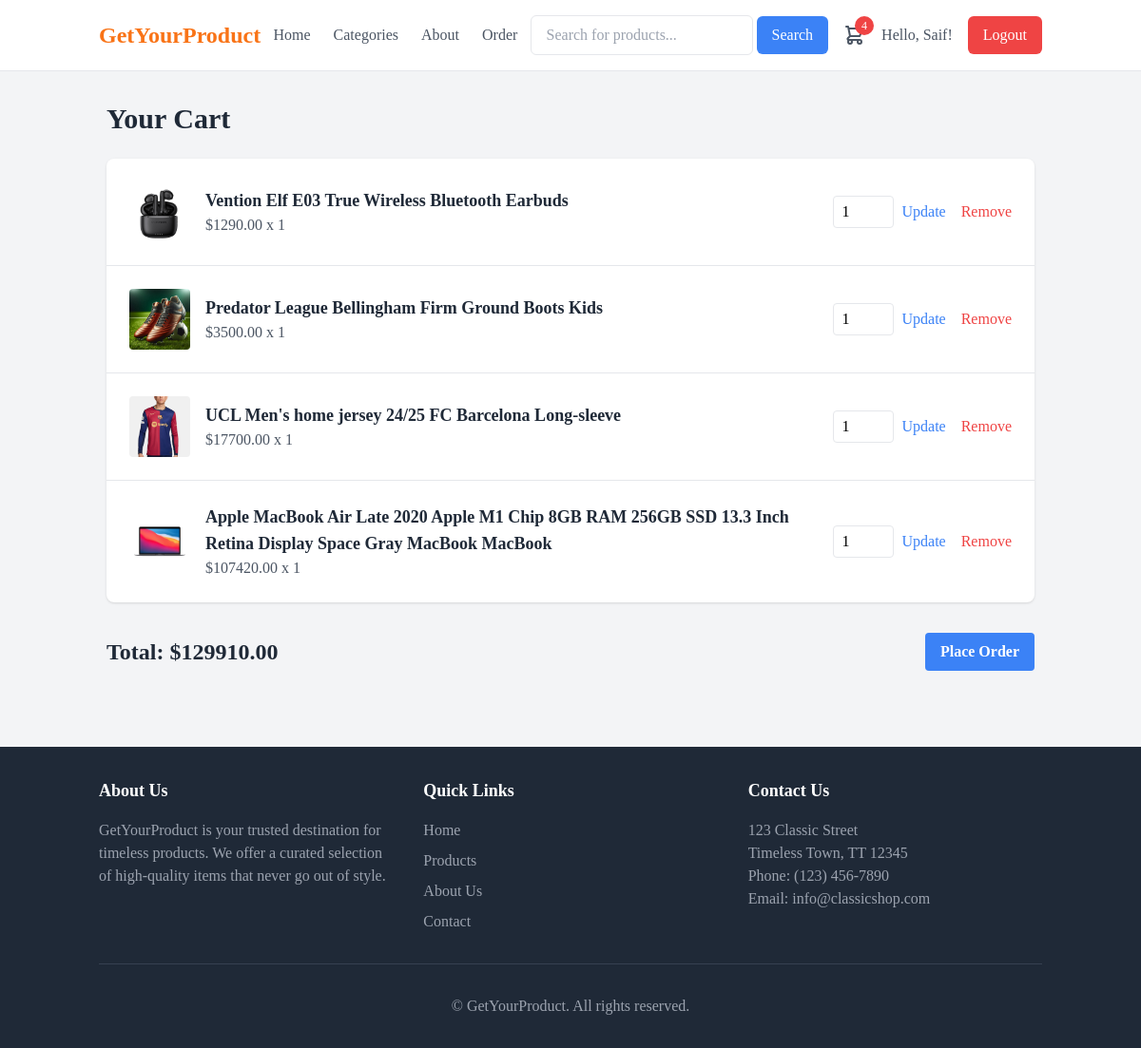
/cart/ (signed in), run on the app's committed database.
### products/models.py (models this page shows, shortened)
class CartItem(models.Model):
    cart = models.ForeignKey(Cart, on_delete=models.CASCADE)
    product = models.ForeignKey(Product, on_delete=models.CASCADE)
    quantity = models.IntegerField(default=1)

class Product(models.Model):
    name = models.CharField(max_length=200)
    description = RichTextField()
    price = models.DecimalField(max_digits=10, decimal_places=2)
    image = models.ImageField(upload_to='product_images/')
    stock = models.IntegerField(default=0)
    category = models.ForeignKey(Category, on_delete=models.SET_NULL, null=True, related_name="products")

### products/views.py (the view)
# urls.py: path('cart/', views.cart_detail, name='cart_detail'),
@login_required
def cart_detail(request):
    cart, _ = Cart.objects.get_or_create(user=request.user)
    cart_items = CartItem.objects.filter(cart=cart)
    total_price = sum(item.product.price * item.quantity for item in cart_items)
    return render(request, 'products/cart_detail.html', {
        'cart_items': cart_items,
        'total_price': total_price,
        'cart_item_count': cart_items.count(),
    })

### templates/products/cart_detail.html (shortened to what this page needs)
{% load static %}
<!DOCTYPE html>
<html lang="en">
<head>
    <script src="https://cdn.tailwindcss.com"></script>
</head>
<body class="bg-gray-100 font-serif">
    <header x-data="{ open: false }" class="bg-white border-b border-gray-200">
        <div class="container mx-auto px-4 py-4">
            <div class="flex items-center justify-between">
                <a href="{% url 'product_list' %}" class="text-lg sm:text-xl md:text-2xl font-bold text-orange-500 text-gray-800">GetYourProduct</a>
                <nav class="hidden md:flex space-x-6">
                    <a href="{% url 'product_list' %}" class="text-gray-600 hover:text-gray-800">Home</a>
                    <a href="#" class="text-gray-600 hover:text-gray-800">Categories</a>
                    <a href="{% url 'about' %}" class="text-gray-600 hover:text-gray-800">About</a>
                    <a href="{% url 'order_history' %}" class="text-gray-600 hover:text-gray-800">Order</a>
                </nav>
                <div class="flex items-center space-x-4">
                    <form method="get" action="{% url 'product_list' %}" class="hidden md:block">
                        <input type="text" name="query" value="{{ query }}" placeholder="Search for products..." class="px-4 py-2 border rounded-md focus:outline-none focus:ring-2 focus:ring-blue-500">
                        <button type="submit" class="bg-blue-500 text-white px-4 py-2 rounded-md hover:bg-blue-600">Search</button>
                    </form>
                    <a href="{% url 'cart_detail' %}" class="text-gray-600 hover:text-gray-800 relative">
                        <span class="absolute -top-2 -right-2 bg-red-500 text-white rounded-full w-5 h-5 flex items-center justify-center text-xs">{{ cart_item_count }}</span>
                    </a>
                    {% if user.is_authenticated %}
                        <span class="text-gray-600">Hello, <a href="{% url 'profile_view' %}">{{ user.username }}!</a></span>
                        <a href="{% url 'logout' %}" class="hidden md:flex space-x-6 bg-red-500 text-white px-4 py-2 rounded-md hover:bg-red-600 transition-colors duration-300">Logout</a>
                    {% else %}
                        <a href="{% url 'login' %}" class="hidden md:flex space-x-6 bg-blue-500 text-white px-4 py-2 rounded-md hover:bg-blue-600 transition-colors duration-300">Login</a>
                    {% endif %}
                </div>
            </div>
        </div>
    </header>
    <main class="flex-grow container mx-auto px-6 py-8">
        <h2 class="text-3xl font-bold text-gray-800 mb-6">Your Cart</h2>
        {% if cart_items %}
            <div class="bg-white rounded-lg shadow overflow-hidden">
                <ul class="divide-y divide-gray-200">
                    {% for item in cart_items %}
                        <li class="p-6 flex items-center justify-between">
                            <div class="flex items-center space-x-4">
                                <img src="{{ item.product.image.url }}" alt="{{ item.product.name }}" class="w-16 h-16 object-cover rounded">
                                <div>
                                    <h3 class="text-lg font-semibold text-gray-800">{{ item.product.name }}</h3>
                                    <p class="text-gray-600">${{ item.product.price }} x {{ item.quantity }}</p>
                                </div>
                            </div>
                            <div class="flex items-center space-x-4">
                                <form method="post" action="{% url 'update_cart_item' item.id %}" class="flex items-center space-x-2">
                                    <input type="number" name="quantity" value="{{ item.quantity }}" min="1" class="w-16 px-2 py-1 border rounded">
                                    <button type="submit" class="text-blue-500 hover:text-blue-700">Update</button>
                                </form>
                                <a href="{% url 'remove_from_cart' item.id %}" class="text-red-500 hover:text-red-700">Remove</a>
                            </div>
                        </li>
                    {% endfor %}
                </ul>
            </div>
            <div class="mt-8 flex justify-between items-center">
                <p class="text-2xl font-bold text-gray-800">Total: ${{ total_price }}</p>
                <a href="{% url 'place_order' %}" class="bg-blue-500 hover:bg-blue-600 text-white font-bold py-2 px-4 rounded transition duration-300 ease-in-out transform hover:scale-105">
                    Place Order
                </a>
            </div>
        {% endif %}
    </main>
    <footer class="bg-gray-800 text-white py-8 mt-12">
        <div class="container mx-auto px-4">
            <div class="grid grid-cols-1 md:grid-cols-3 gap-8">
                <div>
                    <h3 class="text-lg font-semibold mb-4">About Us</h3>
                    <p class="text-gray-400">GetYourProduct is your trusted destination for timeless products. We offer a curated selection of high-quality items that never go out of style.</p>
                </div>
                <div>
                    <h3 class="text-lg font-semibold mb-4">Quick Links</h3>
                    <ul class="space-y-2">
                        <li><a href="#" class="text-gray-400 hover:text-white">Home</a></li>
                        <li><a href="#" class="text-gray-400 hover:text-white">Products</a></li>
                        <li><a href="#" class="text-gray-400 hover:text-white">About Us</a></li>
                        <li><a href="#" class="text-gray-400 hover:text-white">Contact</a></li>
                    </ul>
                </div>
                <div>
                    <h3 class="text-lg font-semibold mb-4">Contact Us</h3>
                    <p class="text-gray-400">123 Classic Street<br />Timeless Town, TT 12345<br />Phone: (123) 456-7890<br />Email: info@classicshop.com</p>
                </div>
            </div>
            <div class="mt-8 pt-8 border-t border-gray-700 text-center text-gray-400">
                © {{ now|date:"Y" }} GetYourProduct. All rights reserved.
            </div>
        </div>
    </footer>
</body>
</html>

### data on the page
CartItem: product.image (picture), product.name "Vention Elf E03 True Wireless Bluetooth Earbuds", product.price "1290.00", quantity "1"
CartItem: product.image (picture), product.name "Predator League Bellingham Firm Ground Boots Kids", product.price "3500.00", quantity "1"
CartItem: product.image (picture), product.name "UCL Men's home jersey 24/25 FC Barcelona Long-sleeve", product.price "17700.00", quantity "1"
CartItem: product.image (picture), product.name "Apple MacBook Air Late 2020 Apple M1 Chip 8GB RAM 256GB SSD 13.3 Inch Retina Display Space Gray MacBook MacBook", product.price "107420.00", quantity "1"

### other printed values
{{ cart_item_count }} "4"
{{ user.username }} "Saif"
{{ total_price }} "129910.00"
